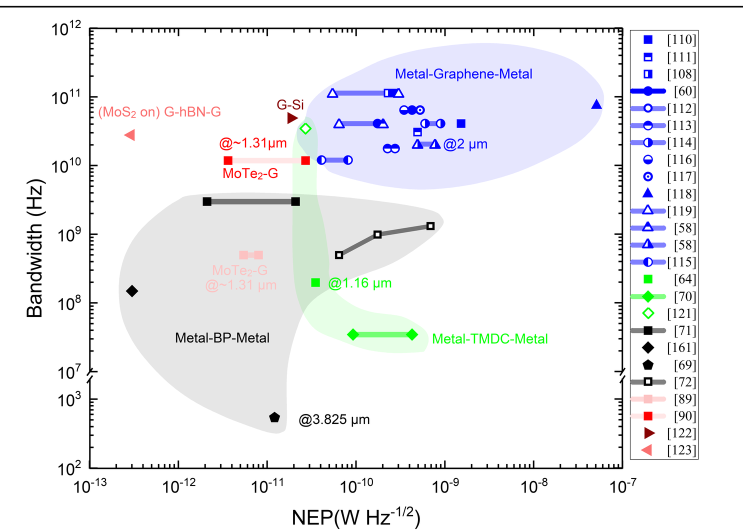
#> input picture assets/examples/python-reconstruction.png, 1485 x 1062 px (shown at 1/2 size)
$ python audit_line_evidence.py ../assets/examples/python-reconstruction.png ../assets/examples/reference.png
#> lines starting #> are read from the running program, lines starting #| are printed output that depends on the picture; after the words box and inside, x2 and y2 are one past the last pixel; in counts of white or black regions, pixels touching at a corner belong together
#!/usr/bin/env python3
"""Measure source-pixel evidence for candidate annotation or leader paths."""

from __future__ import annotations

import argparse
import json
from pathlib import Path
from typing import Sequence, TypedDict

import numpy as np
from PIL import Image, ImageDraw


def parse_args() -> argparse.Namespace:
    parser = argparse.ArgumentParser(description=__doc__)
    parser.add_argument("reference", type=Path)
    parser.add_argument("paths", type=Path, help="JSON list of polylines or an object with a paths key")
    parser.add_argument("--json", type=Path, dest="json_output", help="write support report")
    parser.add_argument("--visualization", type=Path, help="write a color-coded path overlay")
    parser.add_argument("--threshold", type=int, default=210, help="maximum grayscale intensity")
    parser.add_argument("--gray-tolerance", type=int, default=0, help="maximum RGB channel spread")
    parser.add_argument("--radius", type=int, default=2, help="evidence dilation radius in pixels")
    parser.add_argument("--width", type=float, default=1.15, help="candidate path width in native pixels")
    parser.add_argument("--scale", type=int, default=4, help="candidate path supersampling scale")
    parser.add_argument("--support-threshold", type=float, default=0.4)
    return parser.parse_args()


class CandidatePath(TypedDict):
    name: str
    points: list[tuple[float, float]]


def load_paths(path: Path) -> list[CandidatePath]:
    payload = json.loads(path.read_text(encoding="utf-8"))
    rows = payload["paths"] if isinstance(payload, dict) else payload
    paths: list[CandidatePath] = []
    for index, row in enumerate(rows):
        name = f"path-{index:02d}"
        if isinstance(row, dict):
            name = str(row.get("name", name))
            row = row.get("points")
        if not isinstance(row, list) or len(row) < 2:
            raise ValueError(f"Path {index} must contain at least two points")
        points: list[tuple[float, float]] = []
        for point in row:
            if not isinstance(point, list) or len(point) != 2:
                raise ValueError(f"Invalid point in path {index}: {point!r}")
            points.append((float(point[0]), float(point[1])))
        paths.append({"name": name, "points": points})
    return paths


def dilate(mask: np.ndarray, radius: int) -> np.ndarray:
    if radius < 0:
        raise ValueError("Dilation radius cannot be negative")
    result = np.zeros_like(mask, dtype=bool)
    height, width = mask.shape
    for dy in range(-radius, radius + 1):
        for dx in range(-radius, radius + 1):
            target_y0, target_y1 = max(0, -dy), min(height, height - dy)
            target_x0, target_x1 = max(0, -dx), min(width, width - dx)
            result[target_y0:target_y1, target_x0:target_x1] |= mask[
                target_y0 + dy : target_y1 + dy,
                target_x0 + dx : target_x1 + dx,
            ]
    return result


def rasterize_path(
    size: tuple[int, int],
    points: Sequence[tuple[float, float]],
    *,
    width: float,
    scale: int,
) -> np.ndarray:
    canvas = Image.new("L", (size[0] * scale, size[1] * scale), 0)
    draw = ImageDraw.Draw(canvas)
    scaled = [(round(x * scale), round(y * scale)) for x, y in points]
    draw.line(scaled, fill=255, width=max(1, round(width * scale)), joint="curve")
    native = canvas.resize(size, Image.Resampling.LANCZOS)
    return np.asarray(native) >= 35


def visualise(
    reference: Image.Image,
    paths: Sequence[CandidatePath],
    reports: Sequence[dict[str, object]],
    output: Path,
    support_threshold: float,
) -> None:
    faded = Image.blend(reference.convert("RGB"), Image.new("RGB", reference.size, "white"), 0.72)
    draw = ImageDraw.Draw(faded)
    for path, report in zip(paths, reports):
        support = float(report["dilated_support"])
        color = (0, 150, 65) if support >= support_threshold else (225, 35, 35)
        draw.line(path["points"], fill=color, width=2, joint="curve")
    output.parent.mkdir(parents=True, exist_ok=True)
    faded.save(output)


def main() -> None:
    args = parse_args()
    reference = Image.open(args.reference).convert("RGB")
#> reference is the input picture: PIL image 1485x1062 RGB; mean R, G, B 239.1, 239.7, 242.4
    array = np.asarray(reference)
    channel_spread = array.max(axis=2).astype(np.int16) - array.min(axis=2).astype(np.int16)
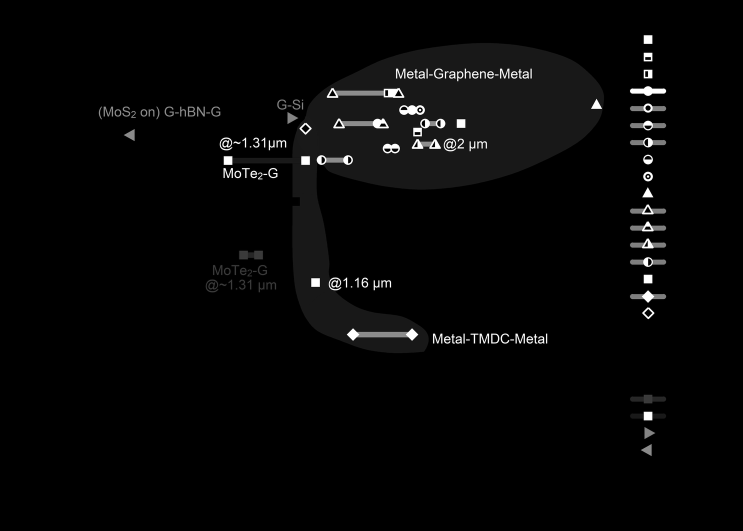
#> channel_spread: shape (1062, 1485) int16 (shown at 1/2 size); min 0, max 255, mean 6.2
    gray = (channel_spread <= args.gray_tolerance) & (array.max(axis=2) <= args.threshold)
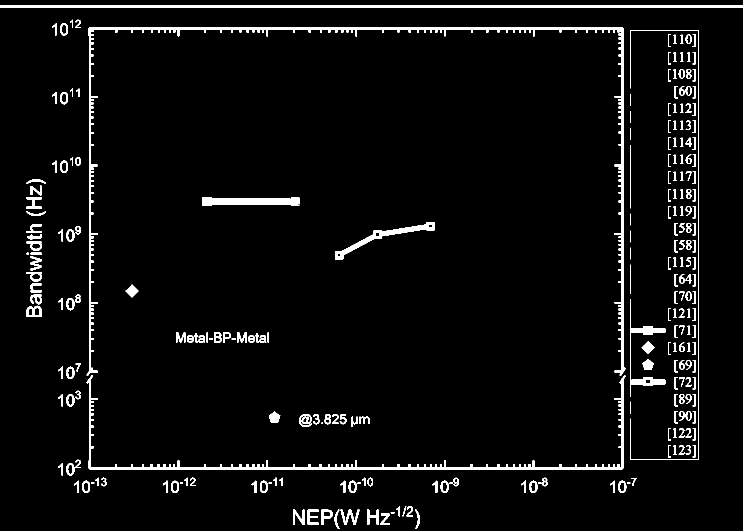
#> gray: shape (1062, 1485) bool (shown at 1/2 size); 4% white; 242 white regions (4 under 20 px), largest, box (x1, y1, x2, y2) and area: (173, 54, 1251, 752) 13647, (173, 750, 1251, 939) 7808, (0, 11, 1485, 15) 5940
    expanded = dilate(gray, args.radius)
#> after the loop in dilate, `for dy in range(-radius, radius + 1):`:
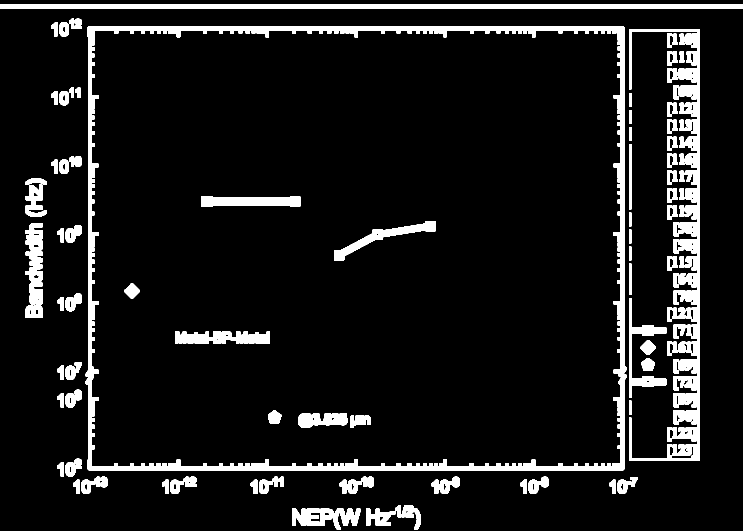
#> result: shape (1062, 1485) bool (shown at 1/2 size); 8.9% white; 84 white regions, largest, box (x1, y1, x2, y2) and area: (171, 52, 1253, 941) 43242, (1258, 58, 1400, 922) 29905, (0, 9, 1485, 17) 11880
    paths = load_paths(args.paths)

    reports: list[dict[str, object]] = []
    for index, path in enumerate(paths):
        candidate = rasterize_path(reference.size, path["points"], width=args.width, scale=args.scale)
        count = int(candidate.sum())
        raw_count = int(np.logical_and(candidate, gray).sum())
        supported_count = int(np.logical_and(candidate, expanded).sum())
        raw = float(raw_count / count) if count else 0.0
        supported = float(supported_count / count) if count else 0.0
        reports.append(
            {
                "index": index,
                "name": path["name"],
                "points": path["points"],
                "candidate_pixels": count,
                "raw_supported_pixels": raw_count,
                "dilated_supported_pixels": supported_count,
                "raw_support": raw,
                "dilated_support": supported,
                "classification": "supported" if supported >= args.support_threshold else "review",
            }
        )

    payload = {
        "reference": str(args.reference),
        "threshold": args.threshold,
        "gray_tolerance": args.gray_tolerance,
        "dilation_radius": args.radius,
        "line_width": args.width,
        "support_threshold": args.support_threshold,
        "paths": reports,
    }
    encoded = json.dumps(payload, ensure_ascii=False, indent=2) + "\n"
    if args.json_output:
        args.json_output.parent.mkdir(parents=True, exist_ok=True)
        args.json_output.write_text(encoded, encoding="utf-8")
    else:
        print(encoded, end="")

    if args.visualization:
        visualise(reference, paths, reports, args.visualization, args.support_threshold)


if __name__ == "__main__":
#> (the run stopped early here; a loop or call above may not have finished)
